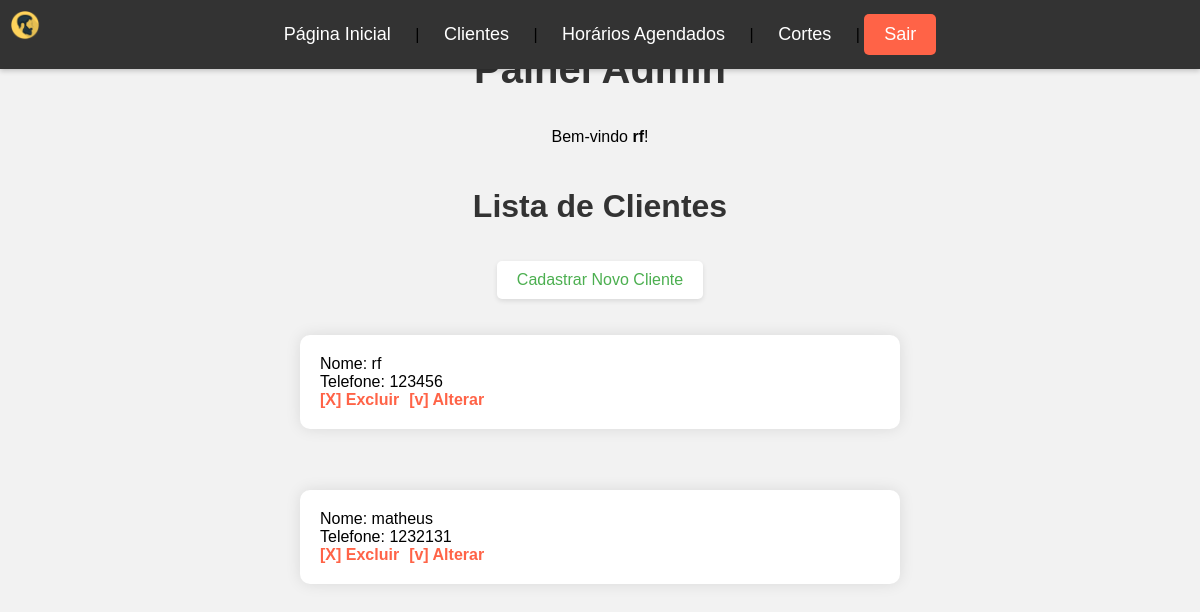
The page /admin/admin.php?pg=lista_clientes (signed in) on the database its author committed.
### tables this page shows
CREATE TABLE `clientes` (
  `id` int(11) NOT NULL,
  `nome` varchar(100) NOT NULL,
  `senha` varchar(15) NOT NULL,
  `usuario` varchar(15) NOT NULL,
  `telefone` int(11) NOT NULL
);

### admin/lista_clientes.php (the view, shortened to what this page needs)
<head>
 <link rel="stylesheet" href="../estilo/lista_clientes.css">
</head>
<body>
    <h2>Lista de Clientes</h2>
    <p><a href="?pg=form_cliente">Cadastrar Novo Cliente</a></p>
<?php
    include_once("../config.inc.php");
    $sql = mysqli_query($conexao,"SELECT * FROM clientes");
    while($clientes = mysqli_fetch_array($sql)){
        echo "<div class='client-details'>";
        echo "Nome: $clientes[nome] <br>";
        echo "Telefone: $clientes[telefone] <br>";
        echo "<a href=?pg=excluir_cliente&id=$clientes[id]><b>[X] Excluir</b></a>";
        echo "<a href=?pg=form_altera_cliente&id=$clientes[id]><b>[v] Alterar</b></a>";
        echo "</div><hr>";
    }
    mysqli_close($conexao); ?>
    </body>

### estilo/admin.css (style rules this page uses)
body { margin: 0; font-family: Arial, sans-serif; background-color: #f2f2f2; display: flex; flex-direction: column; align-items: center; padding-top: 100px; }

### estilo/lista_clientes.css (style rules this page uses)
body { margin: 0; font-family: Arial, sans-serif; background-color: #f2f2f2; display: flex; flex-direction: column; align-items: center; padding: 20px; }
h2 { color: #333; text-align: center; font-size: 2em; margin-bottom: 20px; }
a[href="?pg=form_cliente"] { color: #4CAF50; text-decoration: none; font-size: 1em; margin-bottom: 20px; display: inline-block; padding: 10px 20px; background-color: #ffffff; border-radius: 5px; box-shadow: 0 2px 5px rgba(0, 0, 0, 0.1); }
.client-details { background-color: #ffffff; padding: 20px; border-radius: 10px; box-shadow: 0 0 15px rgba(0, 0, 0, 0.1); margin-bottom: 20px; width: 100%; max-width: 600px; text-align: left; box-sizing: border-box; }
.client-details a { color: #FF6347; text-decoration: none; font-weight: bold; margin-right: 10px; }

### rows shown on the page
clientes: nome "rf", telefone "123456"
clientes: nome "matheus", telefone "1232131"

### other values the page prints
$_SESSION[usuario] "rf"
